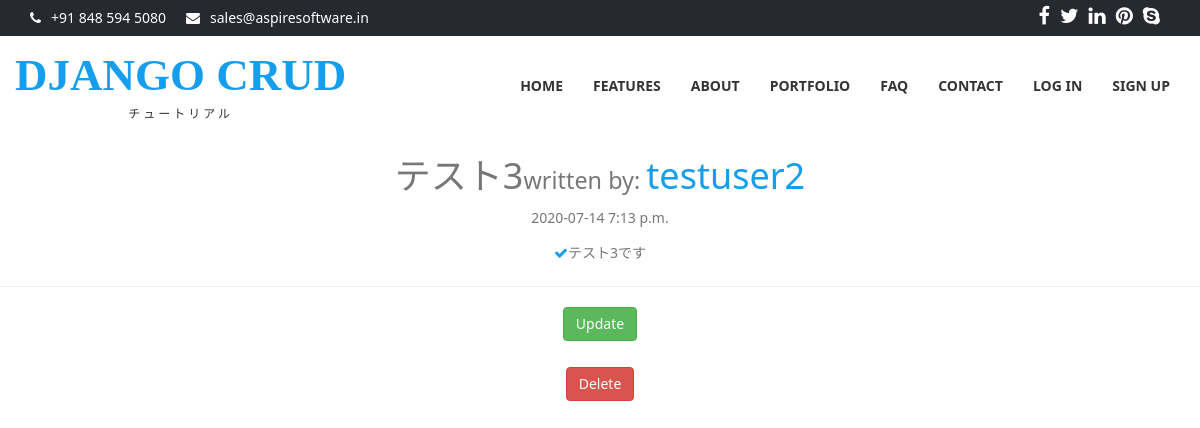
Screenshot of /post/3/ with the database file from the repository.
### blog/models.py (models this page shows, shortened)
class Post(models.Model):
    title = models.CharField(max_length=100)
    content = models.TextField()
    author = models.ForeignKey(User, on_delete=models.CASCADE)
    date_posted = models.DateTimeField(default=timezone.now)

### blog/views.py (the view)
# urls.py: path('post/<int:pk>/', views.PostDetailView.as_view(), name='post-detail'),
class PostDetailView(DetailView):
    model = Post

### blog/templates/blog/post_detail.html
{% extends 'account/base.html' %}
{% block body %}
<center>
    <h1>{{ object.title }}<small>written by: </small> <span>{{ object.author }}</span></h1>
    <p class="subheading">{{ object.date_posted|date:'Y-m-d P'  }}</p>
    <ul class="aboutul">
        <li> <i class="fa fa-check"></i>{{ object.content }}</li>
    </ul>
    <hr>
    <form action="{% url 'post-update' post.id %}">
        <button type="submit" class="btn btn-success slide">Update
        </button>
    </form>
    <br>
    <form action="{% url 'post-delete' post.id %}">
        <button type="submit" class="btn btn-danger slide">Delete
        </button>
    </form>
</center>
{% endblock body %}

### rows the page displays
Post: title "テスト3", author "testuser2", date_posted "2020-07-14 7:13 p.m.", content "テスト3です"
